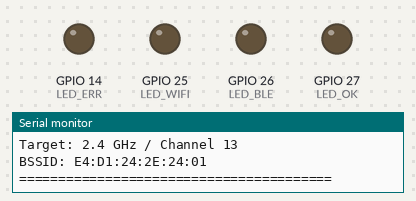
A sketch run on a simulated ESP32. Parts: output pins drawn as LEDs (lit = HIGH), the last lines printed to the serial monitor. WiFi joins after 1.5 s; servers stay silent unless stated; uploads are accepted with an empty reply; nothing arrives over Bluetooth unless stated.

Above: at 1.1 s.
At 2.7 s:
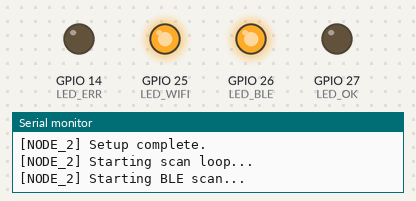
At 16.0 s:
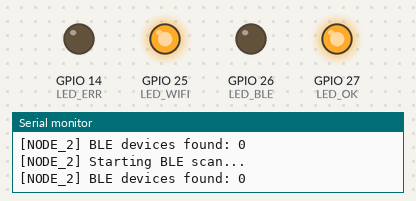
At 35.1 s:
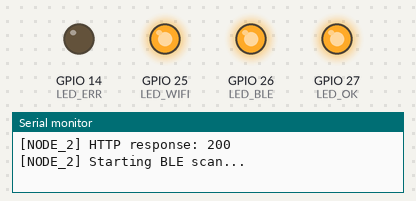
Timing chart, 0 to 40.0 s (numbered marks = the images above):
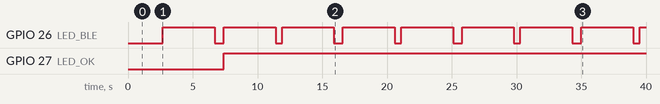

The sketch:

node_1.ino
```cpp
#include <WiFi.h>
#include <HTTPClient.h>
#include <BLEDevice.h>
#include <BLEScan.h>
#include <BLEAdvertisedDevice.h>

// ============================================================
// NODE CONFIGURATION
// ============================================================

#define NODE_ID "NODE_2"

// ============================================================
// WIFI CONFIGURATION
// ============================================================

const char* WIFI_SSID     = "Amrita_CHN2";
const char* WIFI_PASSWORD = "amrita@321";

// Laptop running Flask
const char* SERVER_IP = "11.12.10.198";
const uint16_t SERVER_PORT = 5000;

// Known 2.4 GHz Amrita_CHN2 AP
// Channel: 13
// BSSID:  E4:D1:24:2E:24:01
const uint8_t WIFI_BSSID[] = {
  0xE4,
  0xD1,
  0x24,
  0x2E,
  0x24,
  0x01
};

const uint8_t WIFI_CHANNEL = 13;

// ============================================================
// BLE CONFIGURATION
// ============================================================

const uint16_t BLE_SCAN_TIME = 4;

// Registered BLE advertising names
const char* DEVICE_1 = "ATTEND-KAVIN";
const char* DEVICE_2 = "ATTEND-LOHITH";

// ============================================================
// TIMING
// ============================================================

const unsigned long HEARTBEAT_INTERVAL = 5000;
const unsigned long WIFI_RETRY_INTERVAL = 5000;

// ============================================================
// HTTP
// ============================================================

const uint16_t HTTP_CONNECT_TIMEOUT = 4000;
const uint16_t HTTP_RESPONSE_TIMEOUT = 6000;

// ============================================================
// LED PINS
// ============================================================

#define LED_WIFI 25
#define LED_BLE  26
#define LED_OK   27
#define LED_ERR  14

// ============================================================
// GLOBALS
// ============================================================

BLEScan* pBLEScan = nullptr;

unsigned long lastHeartbeat = 0;
unsigned long lastWiFiRetry = 0;

// ============================================================
// LED FUNCTIONS
// ============================================================

void setWiFiLED(bool state) {
  digitalWrite(LED_WIFI, state ? HIGH : LOW);
}

void setBLELED(bool state) {
  digitalWrite(LED_BLE, state ? HIGH : LOW);
}

void setOKLED(bool state) {
  digitalWrite(LED_OK, state ? HIGH : LOW);
}

void setErrorLED(bool state) {
  digitalWrite(LED_ERR, state ? HIGH : LOW);
}

// ============================================================
// WIFI CONNECTION
// ============================================================

bool connectWiFi() {

  Serial.println();
  Serial.println("========================================");
  Serial.printf("[%s] Connecting to %s\n", NODE_ID, WIFI_SSID);
  Serial.println("Target: 2.4 GHz / Channel 13");
  Serial.println("BSSID: E4:D1:24:2E:24:01");
  Serial.println("========================================");

  WiFi.mode(WIFI_STA);

  // Disable modem sleep for more stable communication
  WiFi.setSleep(false);

  WiFi.setAutoReconnect(true);

  // Do not save connection settings to flash
  WiFi.persistent(false);

  WiFi.disconnect(false, false);
  delay(150);

  WiFi.begin(
    WIFI_SSID,
    WIFI_PASSWORD,
    WIFI_CHANNEL,
    WIFI_BSSID,
    true
  );

  unsigned long startTime = millis();

  while (
    WiFi.status() != WL_CONNECTED &&
    millis() - startTime < 20000
  ) {

    delay(250);
    Serial.print(".");
  }

  Serial.println();

  if (WiFi.status() == WL_CONNECTED) {

    Serial.println();
    Serial.println("========================================");
    Serial.printf("[%s] Wi-Fi CONNECTED\n", NODE_ID);
    Serial.println("========================================");

    Serial.print("IP:       ");
    Serial.println(WiFi.localIP());

    Serial.print("Gateway:  ");
    Serial.println(WiFi.gatewayIP());

    Serial.print("Subnet:   ");
    Serial.println(WiFi.subnetMask());

    Serial.print("RSSI:     ");
    Serial.print(WiFi.RSSI());
    Serial.println(" dBm");

    Serial.print("Channel:  ");
    Serial.println(WiFi.channel());

    Serial.print("BSSID:    ");
    Serial.println(WiFi.BSSIDstr());

    setWiFiLED(true);

    return true;
  }

  Serial.println();
  Serial.printf(
    "[%s] Wi-Fi connection FAILED\n",
    NODE_ID
  );

  Serial.print("Wi-Fi status: ");
  Serial.println(WiFi.status());

  setWiFiLED(false);

  return false;
}

// ============================================================
// ENSURE WIFI
// ============================================================

bool ensureWiFi() {

  if (WiFi.status() == WL_CONNECTED) {
    setWiFiLED(true);
    return true;
  }

  setWiFiLED(false);

  if (
    millis() - lastWiFiRetry <
    WIFI_RETRY_INTERVAL
  ) {
    return false;
  }

  lastWiFiRetry = millis();

  return connectWiFi();
}

// ============================================================
// SERVER URL
// ============================================================

String getServerURL(const char* endpoint) {

  String url;

  url.reserve(64);

  url += "http://";
  url += SERVER_IP;
  url += ":";
  url += String(SERVER_PORT);
  url += endpoint;

  return url;
}

// ============================================================
// HTTP POST
// ============================================================

int sendPOST(
  const char* endpoint,
  const String& json
) {

  if (!ensureWiFi()) {
    return -1;
  }

  String url = getServerURL(endpoint);

  Serial.print("[");
  Serial.print(NODE_ID);
  Serial.print("] POST ");
  Serial.println(url);

  WiFiClient client;

  HTTPClient http;

  http.setConnectTimeout(
    HTTP_CONNECT_TIMEOUT
  );

  http.setTimeout(
    HTTP_RESPONSE_TIMEOUT
  );

  // Use HTTP/1.0 to avoid persistent connections
  // accumulating on a small embedded client.
  http.useHTTP10(true);

  if (!http.begin(client, url)) {

    Serial.printf(
      "[%s] HTTP begin failed\n",
      NODE_ID
    );

    setErrorLED(true);

    return -1;
  }

  http.addHeader(
    "Content-Type",
    "application/json"
  );

  int httpCode = http.POST(json);

  if (httpCode > 0) {

    Serial.print("[");
    Serial.print(NODE_ID);
    Serial.print("] HTTP response: ");
    Serial.println(httpCode);

    if (
      httpCode >= 200 &&
      httpCode < 300
    ) {

      setOKLED(true);
      setErrorLED(false);

    } else {

      setErrorLED(true);
    }

  } else {

    Serial.print("[");
    Serial.print(NODE_ID);
    Serial.print("] HTTP POST failed, code=");
    Serial.println(httpCode);

    setErrorLED(true);
  }

  http.end();

  return httpCode;
}

// ============================================================
// HEARTBEAT
// ============================================================

void sendHeartbeat() {

  if (!ensureWiFi()) {
    return;
  }

  String json;

  json.reserve(192);

  json += "{";
  json += "\"node_id\":\"";
  json += NODE_ID;
  json += "\",";

  json += "\"ip\":\"";
  json += WiFi.localIP().toString();
  json += "\",";

  json += "\"wifi_rssi\":";
  json += String(WiFi.RSSI());
  json += ",";

  // Node telemetry shown on the dashboard.
  json += "\"uptime_sec\":";
  json += String((unsigned long)(millis() / 1000UL));
  json += ",";

  json += "\"free_heap\":";
  json += String((unsigned long)ESP.getFreeHeap());

  json += "}";

  sendPOST(
    "/api/heartbeat",
    json
  );
}

// ============================================================
// REGISTERED DEVICE CHECK
// ============================================================

bool isRegisteredDevice(
  const String& name
) {

  return (
    name == DEVICE_1 ||
    name == DEVICE_2
  );
}

// ============================================================
// BLE DETECTION UPLOAD
// ============================================================

void sendDetection(
  const String& deviceName,
  const String& mac,
  int rssi
) {

  String json;

  json.reserve(180);

  json += "{";

  json += "\"node_id\":\"";
  json += NODE_ID;
  json += "\",";

  json += "\"device_name\":\"";
  json += deviceName;
  json += "\",";

  json += "\"mac\":\"";
  json += mac;
  json += "\",";

  json += "\"rssi\":";
  json += String(rssi);

  json += "}";

  sendPOST(
    "/api/detection",
    json
  );
}

// ============================================================
// BLE SCAN
// ============================================================

void performBLEScan() {

  if (pBLEScan == nullptr) {
    return;
  }

  Serial.println();
  Serial.printf(
    "[%s] Starting BLE scan...\n",
    NODE_ID
  );

  setBLELED(true);

  BLEScanResults* results =
    pBLEScan->start(
      BLE_SCAN_TIME,
      false
    );

  if (results == nullptr) {

    Serial.printf(
      "[%s] BLE scan returned no results.\n",
      NODE_ID
    );

    setBLELED(false);

    return;
  }

  int deviceCount =
    results->getCount();

  Serial.printf(
    "[%s] BLE devices found: %d\n",
    NODE_ID,
    deviceCount
  );

  for (
    int i = 0;
    i < deviceCount;
    i++
  ) {

    BLEAdvertisedDevice device =
      results->getDevice(i);

    String name = "";

    if (device.haveName()) {
      name =
        device.getName().c_str();
    }

    String mac =
      device.getAddress()
           .toString()
           .c_str();

    int rssi =
      device.getRSSI();

    Serial.print("[");
    Serial.print(NODE_ID);
    Serial.print("] BLE: ");

    if (name.length() > 0) {
      Serial.print(name);
    } else {
      Serial.print("(no name)");
    }

    Serial.print(" | ");
    Serial.print(mac);

    Serial.print(" | RSSI: ");
    Serial.print(rssi);
    Serial.println(" dBm");

    // --------------------------------------------------------
    // REGISTERED DEVICE
    // --------------------------------------------------------

    if (
      name.length() > 0 &&
      isRegisteredDevice(name)
    ) {

      Serial.println();
      Serial.printf(
        "[%s] REGISTERED DEVICE DETECTED\n",
        NODE_ID
      );

      Serial.print("Device: ");
      Serial.println(name);

      Serial.print("MAC:    ");
      Serial.println(mac);

      Serial.print("RSSI:   ");
      Serial.print(rssi);
      Serial.println(" dBm");

      sendDetection(
        name,
        mac,
        rssi
      );
    }
  }

  pBLEScan->clearResults();

  setBLELED(false);
}

// ============================================================
// SETUP
// ============================================================

void setup() {

  Serial.begin(115200);

  delay(1000);

  // ----------------------------------------------------------
  // LED SETUP
  // ----------------------------------------------------------

  pinMode(
    LED_WIFI,
    OUTPUT
  );

  pinMode(
    LED_BLE,
    OUTPUT
  );

  pinMode(
    LED_OK,
    OUTPUT
  );

  pinMode(
    LED_ERR,
    OUTPUT
  );

  setWiFiLED(false);
  setBLELED(false);
  setOKLED(false);
  setErrorLED(false);

  // ----------------------------------------------------------
  // STARTUP MESSAGE
  // ----------------------------------------------------------

  Serial.println();
  Serial.println("========================================");
  Serial.printf(
    "        %s\n",
    NODE_ID
  );
  Serial.println(
    "Multi-Node BLE Classroom Presence"
  );
  Serial.println("========================================");

  // ----------------------------------------------------------
  // WIFI
  // ----------------------------------------------------------

  connectWiFi();

  // ----------------------------------------------------------
  // BLE
  // ----------------------------------------------------------

  BLEDevice::init("");

  pBLEScan =
    BLEDevice::getScan();

  pBLEScan->setActiveScan(true);

  pBLEScan->setInterval(100);

  pBLEScan->setWindow(80);

  Serial.println();

  Serial.printf(
    "[%s] Setup complete.\n",
    NODE_ID
  );

  Serial.printf(
    "[%s] Starting scan loop...\n",
    NODE_ID
  );
}

// ============================================================
// MAIN LOOP
// ============================================================

void loop() {

  // ----------------------------------------------------------
  // WIFI
  // ----------------------------------------------------------

  ensureWiFi();

  // ----------------------------------------------------------
  // HEARTBEAT
  // ----------------------------------------------------------

  if (
    millis() - lastHeartbeat >=
    HEARTBEAT_INTERVAL
  ) {

    lastHeartbeat = millis();

    sendHeartbeat();
  }

  // ----------------------------------------------------------
  // BLE
  // ----------------------------------------------------------

  performBLEScan();

  // Small delay prevents a tight loop
  delay(500);
}
```

Measured:
- by itself, GPIO 26 (LED_BLE): repeats every 9.2 s: LOW 0.70 s, HIGH 4.0 s, LOW 0.50 s, HIGH 4.0 s
- by itself, GPIO 27 (LED_OK): LOW → HIGH at 7.4 s
